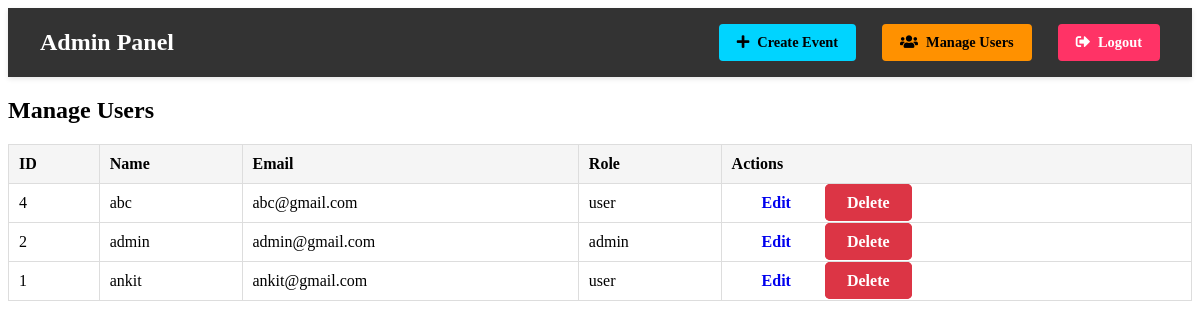
Page /admin/view_users.php (signed in) on the committed database.
### tables this page shows
CREATE TABLE `users` (
  `id` int(11) NOT NULL,
  `name` varchar(255) NOT NULL,
  `email` varchar(255) NOT NULL,
  `password` varchar(255) NOT NULL,
  `role` enum('user','admin') DEFAULT 'user',
  `created_at` timestamp NOT NULL DEFAULT current_timestamp(),
  `updated_at` timestamp NOT NULL DEFAULT current_timestamp() ON UPDATE current_timestamp(),
  `last_login` timestamp NULL DEFAULT NULL,
  `deleted_at` timestamp NULL DEFAULT NULL
);

### admin/view_users.php (the view, shortened to what this page needs)
<?php
require_once '../includes/config.php';
$query = "SELECT id, name, email, role FROM users ORDER BY created_at DESC";
$result = mysqli_query($conn, $query);
?>
<!DOCTYPE html>
<html>
<head>
    <link rel="stylesheet" href="../assets/css/style.css">
</head>
<body>
    <?php include 'admin_nav.php'; ?>
    <div class="container">
        <h2>Manage Users</h2>
        <table>
            <thead>
                <tr>
                    <th>ID</th>
                    <th>Name</th>
                    <th>Email</th>
                    <th>Role</th>
                    <th>Actions</th>
                </tr>
            </thead>
            <tbody>
                <?php while ($user = mysqli_fetch_assoc($result)): ?>
                    <tr>
                        <td><?php echo htmlspecialchars($user['id']); ?></td>
                        <td><?php echo htmlspecialchars($user['name']); ?></td>
                        <td><?php echo htmlspecialchars($user['email']); ?></td>
                        <td><?php echo htmlspecialchars($user['role']); ?></td>
                        <td>
                            <a href="edit_user.php?id=<?php echo $user['id']; ?>" class="btn btn-warning btn-sm">Edit</a>
                            <a href="delete_user.php?id=<?php echo $user['id']; ?>" class="btn btn-danger btn-sm" onclick="return confirm('Are you sure you want to delete this user?');">Delete</a>
                        </td>
                    </tr>
                <?php endwhile; ?>
            </tbody>
        </table>
    </div>
</body>
</html>

### assets/css/style.css (style rules this page uses)
.btn { padding: 8px 20px; border-radius: 5px; text-decoration: none; font-weight: 600; transition: all 0.3s ease; margin-left: 10px; }
.btn-danger { background-color: #dc3545; color: white; border: 2px solid #dc3545; }
table { width: 100%; border-collapse: collapse; margin-top: 20px; }
th, td { padding: 10px; border: 1px solid #ddd; text-align: left; }
th { background-color: #f5f5f5; }

### rows in the picture
users: id "4", name "abc", email "abc@gmail.com", role "user"
users: id "2", name "admin", email "admin@gmail.com", role "admin"
users: id "1", name "ankit", email "ankit@gmail.com", role "user"
